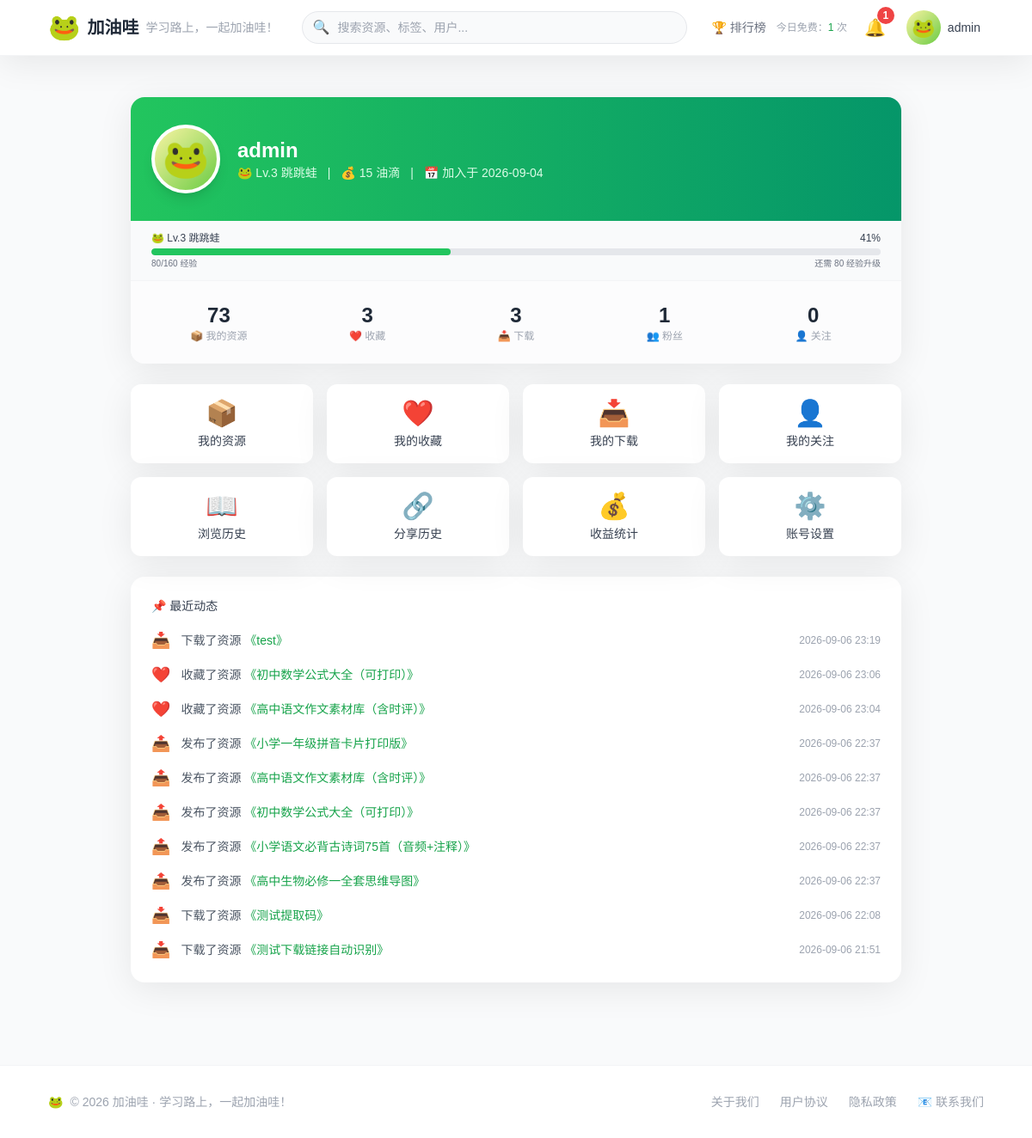
Page /profile/ (signed in) on the earlier database version.
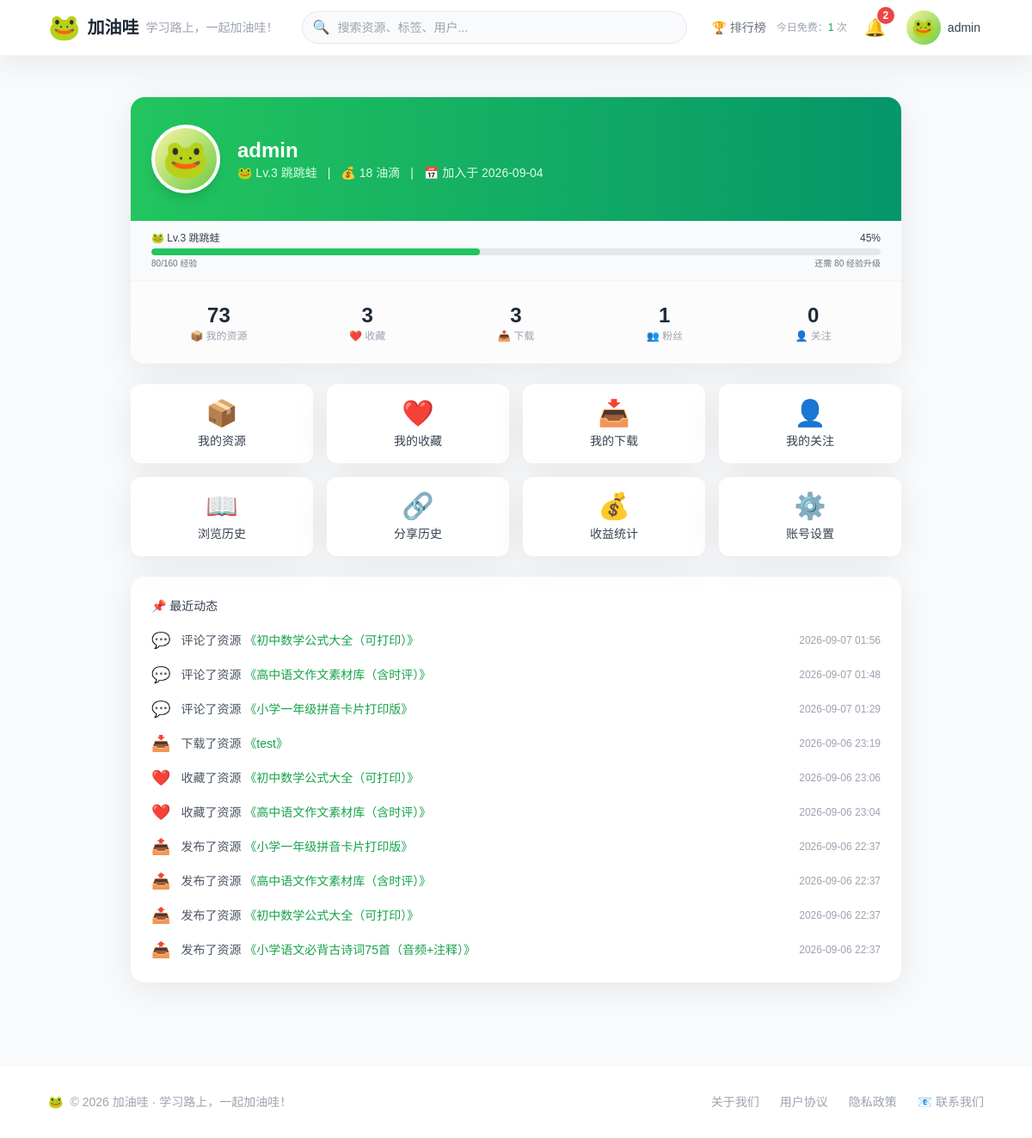
Same page on the later database version.
### users/models.py (models this page shows, shortened)
class User(AbstractUser):
    avatar = models.URLField(
        max_length=500,
        blank=True,
        null=True,
        help_text="用户自定义头像URL，为空则显示默认青蛙头像"
    )
    oil_balance = models.IntegerField(default=0, help_text="油滴余额")
    level = models.IntegerField(default=1, help_text="成长等级")
    exp = models.IntegerField(default=0, help_text="当前等级经验值")
    level_title = models.CharField(max_length=50, blank=True, default="小蝌蚪", help_text="等级称号")
    has_used_free_trial = models.BooleanField(default=False, help_text="是否已使用首次免费下载")
    invited_by = models.ForeignKey(
        'self',
        null=True,
        blank=True,
        on_delete=models.SET_NULL,
        help_text="邀请人"
    )
    daily_login_date = models.DateField(null=True, blank=True, help_text="最近一次登录日期（用于每日奖励去重）")
    is_banned = models.BooleanField(default=False, help_text="是否被封禁")
    daily_free_downloads = models.IntegerField(
        default=0,
        verbose_name="今日已用免费下载次数"
    )
    last_free_date = models.DateField(
        null=True,
        blank=True,
        verbose_name="上次免费下载日期"
    )
    class Meta:
        db_table = 'users_user'
        verbose_name = '用户'
        verbose_name_plural = '用户'

### resources/models.py (models this page shows, shortened)
class Resource(models.Model):
    STATUS_CHOICES = (
        ('published', '已发布'),
        ('pending', '待审核'),
        ('rejected', '不通过'),
        ('expired', '已失效'),
    )
    GRADE_CHOICES = (
        ('小学', '小学'),
        ('初中', '初中'),
        ('高中', '高中'),
    )
    TYPE_CHOICES = (
        ('视频', '视频'),
        ('文档', '文档'),
        ('网站', '网站'),
        ('APP', 'APP'),
        ('教具', '教具'),
        ('其他', '其他'),
    )
    title = models.CharField(max_length=200, verbose_name='标题')
    description = models.TextField(blank=True, verbose_name='描述')
    tags = models.JSONField(default=list, blank=True, verbose_name='标签')
    grade = models.CharField(max_length=20, choices=GRADE_CHOICES, blank=True, verbose_name='适用年级')
    resource_type = models.CharField(max_length=20, choices=TYPE_CHOICES, blank=True, verbose_name='资源类型')
    cover_images = models.JSONField(default=list, blank=True, verbose_name='预览图列表')
    download_url = models.URLField(
        max_length=500,
        verbose_name='下载链接',
        blank=True,
        null=True
    )
    extract_code = models.CharField(
        max_length=50,
        blank=True,
        default='',
        verbose_name='提取码'
    )
    price = models.IntegerField(default=0, verbose_name='油滴价格')
    uploader = models.ForeignKey(settings.AUTH_USER_MODEL, on_delete=models.CASCADE, verbose_name='上传者')
    status = models.CharField(max_length=20, choices=STATUS_CHOICES, default='published', verbose_name='状态')
    ai_risk_score = models.IntegerField(default=0, verbose_name='AI风险评分')
    ai_risk_reason = models.TextField(blank=True, verbose_name='AI风险原因')
    audited_at = models.DateTimeField(null=True, blank=True, verbose_name='审核时间')
    audited_by = models.ForeignKey(settings.AUTH_USER_MODEL, null=True, blank=True,
                                   on_delete=models.SET_NULL, related_name='audited_resources', verbose_name='审核人')
    reject_reason = models.TextField(blank=True, verbose_name='不通过原因')
    view_count = models.IntegerField(default=0, verbose_name='浏览次数')
    download_count = models.IntegerField(default=0, verbose_name='下载次数')
    collect_count = models.IntegerField(default=0, verbose_name='收藏次数')
    upvote_count = models.IntegerField(default=0, verbose_name='点赞数')
    downvote_count = models.IntegerField(default=0, verbose_name='踩数')
    avg_rating = models.FloatField(default=0.0, verbose_name='平均评分')
    ai_tags_generated = models.BooleanField(default=False, verbose_name='AI标签已生成')
    created_at = models.DateTimeField(auto_now_add=True, verbose_name='上传时间')
    updated_at = models.DateTimeField(auto_now=True, verbose_name='更新时间')
    class Meta:
        db_table = 'resources_resource'
        ordering = ['-created_at']
        verbose_name = '资源'
        verbose_name_plural = '资源'
        indexes = [
            models.Index(fields=['status', '-created_at']),
            models.Index(fields=['uploader', '-created_at']),
        ]

class Download(models.Model):
    user = models.ForeignKey(settings.AUTH_USER_MODEL, on_delete=models.CASCADE, verbose_name='用户')
    resource = models.ForeignKey(Resource, on_delete=models.CASCADE, verbose_name='资源')
    downloaded_at = models.DateTimeField(auto_now_add=True, verbose_name='首次下载时间')
    last_downloaded_at = models.DateTimeField(auto_now=True, verbose_name='最近下载时间')
    is_free_trial = models.BooleanField(default=False, verbose_name='是否免费试用')
    oil_paid = models.IntegerField(default=0, verbose_name='支付油滴数')
    class Meta:
        db_table = 'resources_download'
        unique_together = ['user', 'resource']
        ordering = ['-last_downloaded_at']
        verbose_name = '下载记录'
        verbose_name_plural = '下载记录'

class Collect(models.Model):
    user = models.ForeignKey(settings.AUTH_USER_MODEL, on_delete=models.CASCADE, verbose_name='用户')
    resource = models.ForeignKey(Resource, on_delete=models.CASCADE, verbose_name='资源')
    created_at = models.DateTimeField(auto_now_add=True, verbose_name='收藏时间')
    class Meta:
        db_table = 'resources_collect'
        unique_together = ['user', 'resource']
        ordering = ['-created_at']
        verbose_name = '收藏'
        verbose_name_plural = '收藏'

class Comment(models.Model):
    AUDIT_STATUS_CHOICES = (
        ('visible', '已显示'),
        ('hidden', '待审核'),
        ('rejected', '不通过'),
    )
    user = models.ForeignKey(settings.AUTH_USER_MODEL, on_delete=models.CASCADE, verbose_name='评论者')
    resource = models.ForeignKey(Resource, on_delete=models.CASCADE, verbose_name='资源')
    parent = models.ForeignKey('self', null=True, blank=True, on_delete=models.CASCADE, verbose_name='父评论')
    content = models.TextField(verbose_name='评论内容')
    upvote_count = models.IntegerField(default=0, verbose_name='顶数')
    downvote_count = models.IntegerField(default=0, verbose_name='踩数')
    audit_status = models.CharField(max_length=20, choices=AUDIT_STATUS_CHOICES, default='visible', verbose_name='审核状态')
    ai_risk_score = models.IntegerField(default=0, verbose_name='AI风险评分')
    audited_at = models.DateTimeField(null=True, blank=True, verbose_name='审核时间')
    audited_by = models.ForeignKey(settings.AUTH_USER_MODEL, null=True, blank=True,
                                   on_delete=models.SET_NULL, related_name='audited_comments', verbose_name='审核人')
    created_at = models.DateTimeField(auto_now_add=True, verbose_name='评论时间')
    updated_at = models.DateTimeField(auto_now=True, verbose_name='更新时间')
    class Meta:
        db_table = 'resources_comment'
        ordering = ['created_at']
        verbose_name = '评论'
        verbose_name_plural = '评论'

### users/views.py (the view)
# urls.py: path('profile/', views.profile_view, name='profile'),
@login_required
def profile_view(request):
    user = request.user
    resource_count = Resource.objects.filter(uploader=user, status='published').count()
    collect_count = Collect.objects.filter(user=user).count()
    download_count = Download.objects.filter(user=user).count()
    follower_count = Follow.objects.filter(following=user).count()
    following_count = Follow.objects.filter(follower=user).count()
    exp_current, exp_next, exp_progress = ExpService.get_exp_progress(user)
    exp_needed = exp_next - exp_current if exp_next > exp_current else 0
    from itertools import chain
    from django.utils import timezone
    activities = []
    for r in Resource.objects.filter(uploader=user, status='published').order_by('-created_at')[:5]:
        activities.append({
            'icon': '📤',
            'text': '发布了资源',
            'resource': r,
            'time': r.created_at,
        })
    for c in Collect.objects.filter(user=user).order_by('-created_at')[:5]:
        activities.append({
            'icon': '❤️',
            'text': '收藏了资源',
            'resource': c.resource,
            'time': c.created_at,
        })
    for d in Download.objects.filter(user=user).order_by('-downloaded_at')[:5]:
        activities.append({
            'icon': '📥',
            'text': '下载了资源',
            'resource': d.resource,
            'time': d.downloaded_at,
        })
    for c in Comment.objects.filter(user=user).order_by('-created_at')[:5]:
        activities.append({
            'icon': '💬',
            'text': '评论了资源',
            'resource': c.resource,
            'time': c.created_at,
        })
    activities.sort(key=lambda x: x['time'], reverse=True)
    recent_activities = activities[:10]
    recent_notifications = Notification.objects.filter(
        recipient=request.user
    ).order_by('-created_at')[:5]
    context = {
        'user': user,
        'resource_count': resource_count,
        'collect_count': collect_count,
        'download_count': download_count,
        'follower_count': follower_count,
        'following_count': following_count,
        'recent_activities': recent_activities,
        'exp_current': exp_current,
        'exp_next': exp_next,
        'exp_progress': exp_progress,
        'exp_needed': exp_needed,
    }
    return render(request, 'users/profile.html', context)

### users/services.py (called while the page is built)
    @staticmethod
    def get_level_config(level):
        for lv in settings.LEVELS:
            if lv['level'] == level:
                return lv
        return None

    @staticmethod
    def get_next_level(level):
        for lv in settings.LEVELS:
            if lv['level'] == level + 1:
                return lv
        return None

    @staticmethod
    def get_exp_progress(user):
        current_level = user.level
        current_exp = user.exp
        current_config = ExpService.get_level_config(current_level)
        if not current_config:
            return 0, 0, 100
        current_required = current_config['exp_required']
        next_config = ExpService.get_next_level(current_level)
        if next_config:
            next_required = next_config['exp_required']
            progress = (current_exp - current_required) / (next_required - current_required) * 100
            progress = max(0, min(100, progress))
            return current_required, next_required, progress
        else:
            return current_required, current_required, 100

### templates/users/profile.html (shortened to what the changed rows need)
{% extends 'base.html' %}
{% load static %}
{% block content %}
<div class="max-w-4xl mx-auto py-6">
    <div class="bg-white rounded-2xl card-shadow overflow-hidden">
        <div class="bg-gradient-to-r from-green-500 to-emerald-600 px-6 py-8">
            <div class="flex items-center space-x-5">
                <div class="text-white">
                    <h1 class="text-2xl font-bold">{{ user.first_name|default:user.username }}</h1>
                    <div class="flex items-center space-x-3 text-sm text-green-100">
                        <span>🐸 Lv.{{ user.level }} {{ user.level_title|default:"小蝌蚪" }}</span>
                        <span>|</span>
                        <span>💰 {{ user.oil_balance }} 油滴</span>
                        <span>|</span>
                        <span>📅 加入于 {{ user.date_joined|date:"Y-m-d" }}</span>
                    </div>
                </div>
            </div>
        </div>
		<div class="px-6 py-3 bg-gray-50 border-b border-gray-100">
			<div class="flex items-center justify-between text-xs text-gray-700">
				<span>🐸 Lv.{{ user.level }} {{ user.level_title|default:"小蝌蚪" }}</span>
				<span>{{ exp_progress|floatformat:0 }}%</span>
			</div>
			<div class="w-full h-2 bg-gray-200 rounded-full mt-1 overflow-hidden">
				<div class="h-full bg-green-500 rounded-full transition-all duration-500"
					 style="width: {{ exp_progress|floatformat:0 }}%;"></div>
			</div>
		</div>
    </div>
	<div class="mt-6 bg-white rounded-2xl card-shadow p-6">
		{% if recent_activities %}
		<div class="space-y-3">
			{% for activity in recent_activities %}
			<div class="flex items-center space-x-3 text-sm">
				<span class="text-lg flex-shrink-0">{{ activity.icon }}</span>
				<div class="flex-1 min-w-0">
					<span class="text-gray-600">
						{{ activity.text }}
						{% if activity.resource %}
						<a href="{% url 'resources:detail' activity.resource.id %}" class="text-green-600 hover:underline">
							《{{ activity.resource.title }}》
						</a>
						{% endif %}
					</span>
				</div>
				<span class="text-xs text-gray-400 flex-shrink-0">{{ activity.time|date:"Y-m-d H:i" }}</span>
			</div>
			{% endfor %}
		</div>
		{% else %}
		<div class="text-center text-gray-400 text-sm py-6">
			<p>🐸 还没有动态</p>
			<p class="text-xs mt-1">发布资源或互动后，这里会显示你的最新动态</p>
		</div>
		{% endif %}
	</div>
</div>
{% endblock %}

### templates/base.html (shortened to what the changed rows need)
<!DOCTYPE html>
<html lang="zh-CN">
<head>
    <script src="https://cdn.tailwindcss.com"></script>
</head>
<body x-data="{ mobileMenu: false, notificationOpen: false, userMenuOpen: false }" class="bg-gray-50">
    <nav class="bg-white border-b border-gray-100 sticky top-0 z-50 card-shadow">
        <div class="max-w-6xl mx-auto px-4 sm:px-6 lg:px-8">
            <div class="flex justify-between items-center h-16">
                <div class="flex items-center space-x-3">
                    {% if user.is_authenticated %}
						<a href="{% url 'ranking' %}" class="text-gray-500 hover:text-green-600 transition text-sm font-medium">
							🏆 排行榜
						</a>
						{% if user.is_authenticated %}
						<div class="text-xs text-gray-400 hidden md:block">
							{% if user.last_free_date|date:"Y-m-d" != today %}
								{% with free_left=1 %}
									今日免费：<span class="text-green-600 font-medium">1</span> 次
								{% endwith %}
							{% else %}
								{% with free_left=1|add:user.daily_free_downloads|add:-1 %}
									今日免费：<span class="{% if free_left > 0 %}text-green-600{% else %}text-gray-400{% endif %} font-medium">
										{{ free_left }}
									</span> 次
								{% endwith %}
							{% endif %}
						</div>
						{% endif %}
						<div x-data="{ open: false }" class="relative">
							<button @click="open = !open"
									@click.away="open = false"
									class="relative p-2 rounded-full hover:bg-gray-100 transition">
								<span class="text-xl">🔔</span>
								{% if unread_count > 0 %}
								<span class="absolute -top-0.5 -right-0.5 bg-red-500 text-white text-xs rounded-full w-5 h-5 flex items-center justify-center font-bold">
									{{ unread_count }}
								</span>
								{% endif %}
							</button>
						</div>
						<div x-data="{ open: false }" class="relative">
							<button @click="open = !open"
									@click.away="open = false"
									class="flex items-center space-x-2 p-1 rounded-full hover:bg-gray-100 transition">
								<span class="avatar-frog">🐸</span>
								<span class="text-sm font-medium text-gray-700 hidden sm:block">{{ user.first_name|default:user.username }}</span>
							</button>
						</div>
                    {% else %}
                        <a href="{% url 'users:login' %}" class="text-gray-600 hover:text-green-600 text-sm font-medium">登录</a>
                        <a href="{% url 'users:register' %}" class="btn-primary text-sm py-2 px-4">免费注册</a>
                    {% endif %}
                </div>
            </div>
        </div>
    </nav>
    <main class="max-w-6xl mx-auto px-4 sm:px-6 lg:px-8 py-6">
        {% block content %}{% endblock %}
    </main>
</body>
</html>

Differences in the rows shown:
no longer on this page (row unchanged): Resource: icon "📤", text "发布了资源", resource "高中生物必修一全套思维导图", time "2026-09-06 22:37"
no longer on this page (row unchanged): Resource: icon "📥", text "下载了资源", resource "测试提取码", time "2026-09-06 22:08"
no longer on this page (row unchanged): Resource: icon "📥", text "下载了资源", resource "测试下载链接自动识别", time "2026-09-06 21:51"
changed User "admin": oil_balance "15" → "18"
now on one of the page's lists (row edited): Resource: resource "初中数学公式大全（可打印）", time "2026-09-06 22:37"
changed Resource "初中数学公式大全（可打印）": icon "❤️" → "💬"; text "收藏了资源" → "评论了资源"; time "2026-09-06 23:06" → "2026-09-07 01:56"; icon "📤" → "❤️"; text "发布了资源" → "收藏了资源"; time "2026-09-06 22:37" → "2026-09-06 23:06"
now on one of the page's lists (row edited): Resource: resource "高中语文作文素材库（含时评）", time "2026-09-06 22:37"
changed Resource "高中语文作文素材库（含时评）": icon "❤️" → "💬"; text "收藏了资源" → "评论了资源"; time "2026-09-06 23:04" → "2026-09-07 01:48"; icon "📤" → "❤️"; text "发布了资源" → "收藏了资源"; time "2026-09-06 22:37" → "2026-09-06 23:04"
now on one of the page's lists (row edited): Resource: resource "小学一年级拼音卡片打印版", time "2026-09-06 22:37"
changed Resource "小学一年级拼音卡片打印版": icon "📤" → "💬"; text "发布了资源" → "评论了资源"; time "2026-09-06 22:37" → "2026-09-07 01:29"
shown differently, row unchanged: Resource "test": moves down the list
Other differences:
{{ unread_count }}: "1" → "2"
{{ exp_progress|floatformat:0 }}: "41" → "45"
{{ exp_progress|floatformat:0 }}: 41 → 45 (drawn)
